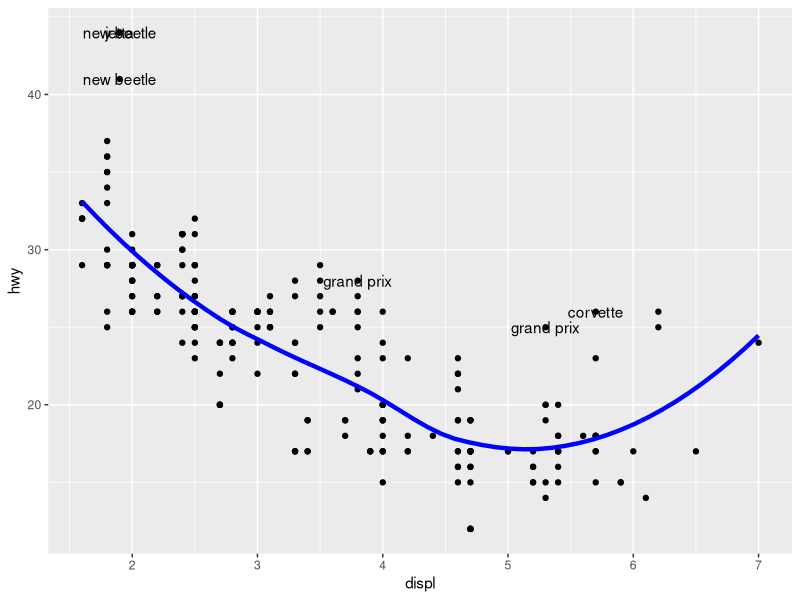
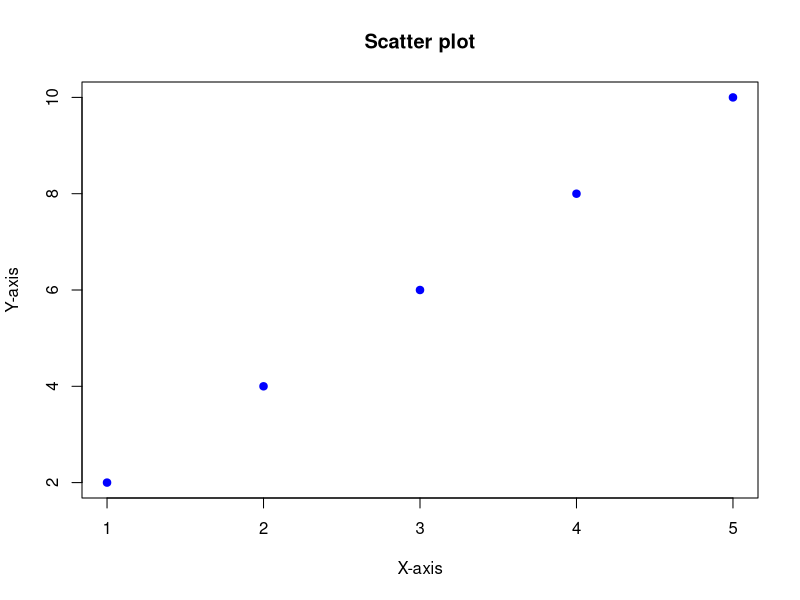

Here is the R script that generated these plots, in order:
# I have to do this in order to save the file in the "before formatting" state
# fmt: skip file

# ggplot2 example from the ggplot2 book
# taken from around here:
# https://github.com/hadley/ggplot2-book/blob/34b224a18d65048864ebfd1d8761cead473ab674/layers.qmd#L127

library(ggplot2)
library(dplyr)

mod<-loess(hwy~displ,data=mpg)
grid<-tibble(displ=seq(min(mpg$displ),max(mpg$displ),length.out = 50))
grid$hwy<-predict(mod, newdata = grid)

std_resid <- resid(mod) / mod$s
outlier <- filter(mpg, abs(std_resid) > 2)
outlier

mpg |> ggplot(aes(displ, hwy)) + geom_point() +
  geom_line(
    data = grid, colour = "blue",
               linewidth = 1.5 ) +
  geom_text(data = outlier,
    aes(label = model))

# from Lionel's talk
x<-c(1,2,3,4,5)
y<-c(2,4,6,8,10)

plot(x,y,main="Scatter plot",xlab="X-axis",ylab="Y-axis",col="blue",pch=19)

for(i in 1:5){
if(x[i]%%2==0){print(paste("Even:",x[i]))}else{print(paste("Odd:",x[i]))}
if(y[i]>5){print(paste("Greater than 5:",y[i]))}else{print(paste("Less than or equal to 5:",y[i]))}
}

# small example to play with persistent line breaks
foo <- 1
bar <- 2
list(foo,
bar)
list(
  foo, bar)

# autobracing
condition <- TRUE
if (condition) {
  "hi"
}

# function definition
fn <- function(a_really_long_variable_name, another_super_really_really_long_name) a_really_long_variable_name + another_super_really_really_long_name

# hanging indents in function definition
super_long_function_name <- function(foo,
                                     bar,
                                     a_very_long_argument_name_complicates_matters) {
  1 + 1
}
